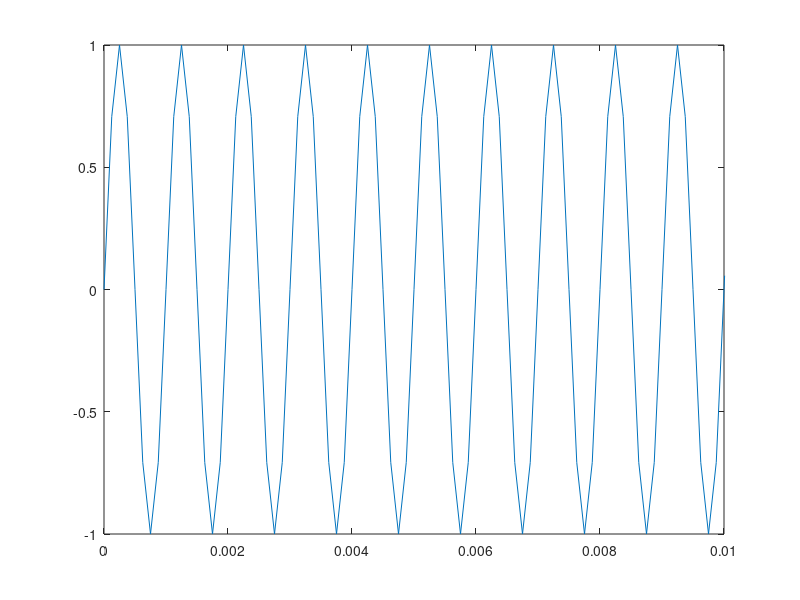

This chart was generated by the following MATLAB code: (Note: this script raises an error after producing the figure.)
% Session 1 - Generating signals
% Creating a basic signal

fs = 8000;                      % samplefrequency
t = 0 : 1/fs : 1;               % vector for time (1s)
y = sin(2 * pi * 1000 * t );    % generate the sin signal

plot(t, y);                     % plot the signal with x = t, y = y

axis([0 0.01 -1 1]);            % change axis limits to x:0->0.01 y:-1->1

%%
% Creating noise

fs = 8000;
t = 0 : 1/fs : 1;

r = 2 * rand(1, fs+1)-1;    % generate 8001 random numbers between -1 & 1
% 2 == amplitude, create a 1x8001 vector, add -1 to get rand num -1 -> 1

%%
% Loading audio fragments

% read audio from a local file:
[y, fs] = audioread("resources\chime.wav");

% write audio to the local file, using a given variable and its fs
% audiowrite('resources\same_audio.wav', y, fs);

%%
% Creating morse code

fs = 8000;
t1 = 0 : 1/fs : 0.25;
t2 = 0 : 1/fs : 0.75;

pause = zeros(1, 2000);
dot = sin( 2 * pi * 800 * t1);   % 1 seconds
line = sin( 2 * pi * 800 * t2);  % 3 seconds

A = [ dot pause line ];
V = [ dot pause dot pause dot pause line ];
N = [ line pause dot ];
S = [ dot pause dot pause dot ];

code = [ pause A pause V pause A pause N pause S ]; % add fragments together

noise = 2* rand(1, length(code)) - 1;

ww2code = code + (noise * 0.2);

% get 2 plots in the same figure
subplot(3,1,1); % 3 rows, 1 column, first position
plot(ww2code);

subplot(3,1,2); % 3 rows, 1 column, second position
avansfftplot(ww2code); % see frequency spectrum

subplot(3,1,3); % 3 rows, 1 column, third position
avansfftstem(ww2code);

% sound(ww2code, fs);

%%
% Creating a floating signal

fs = 8000;
t = 0 : 1/fs : 2;
x1 = sin(2*pi*500*t);
x2 = sin(2*pi*502*t);

togetha = x1 + x2;

subplot(2,1,1);
plot(togetha);

subplot(2,1,2);
avansfftplot(togetha);
